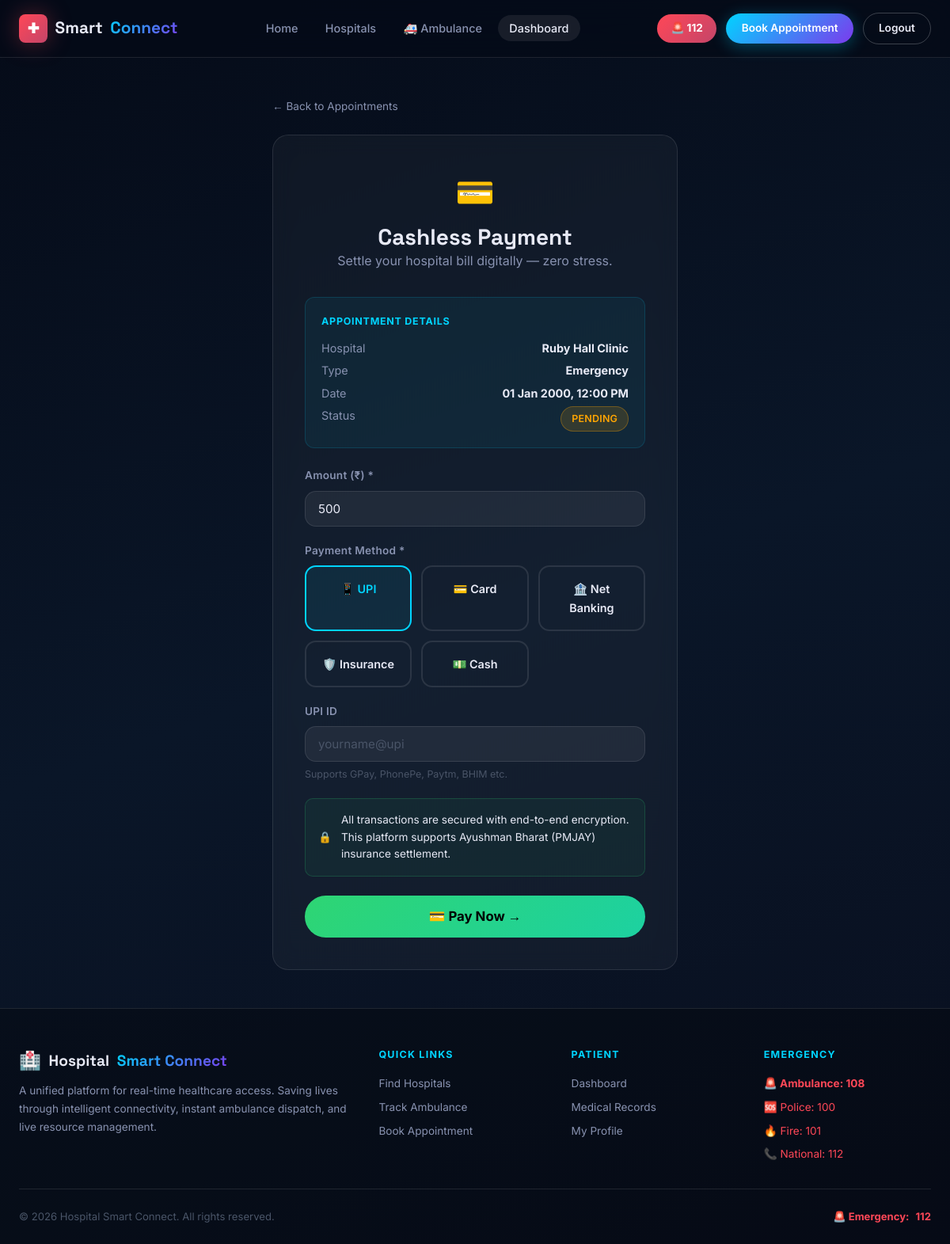
Screenshot of /appointments/1/pay/ (signed in) with the database file from the repository.
### core/models.py (models this page shows, shortened)
class Appointment(models.Model):
    STATUS_CHOICES = [
        ('pending', 'Pending'),
        ('confirmed', 'Confirmed'),
        ('in_progress', 'In Progress'),
        ('completed', 'Completed'),
        ('cancelled', 'Cancelled'),
    ]
    TYPE_CHOICES = [
        ('emergency', 'Emergency'),
        ('consultation', 'Consultation'),
        ('follow_up', 'Follow-Up'),
        ('diagnostic', 'Diagnostic'),
    ]
    patient = models.ForeignKey(User, on_delete=models.CASCADE, related_name='appointments')
    hospital = models.ForeignKey(Hospital, on_delete=models.CASCADE, related_name='appointments')
    appointment_type = models.CharField(max_length=20, choices=TYPE_CHOICES, default='consultation')
    status = models.CharField(max_length=20, choices=STATUS_CHOICES, default='pending')
    scheduled_at = models.DateTimeField()
    reason = models.TextField()
    notes = models.TextField(blank=True)
    ambulance_required = models.BooleanField(default=False)
    relative_contact = models.CharField(max_length=20, blank=True)
    created_at = models.DateTimeField(auto_now_add=True)
    updated_at = models.DateTimeField(auto_now=True)
    class Meta:
        ordering = ['-created_at']

class Hospital(models.Model):
    name = models.CharField(max_length=200)
    address = models.TextField()
    city = models.CharField(max_length=100)
    phone = models.CharField(max_length=20)
    email = models.EmailField(blank=True)
    latitude = models.DecimalField(max_digits=9, decimal_places=6, default=0)
    longitude = models.DecimalField(max_digits=9, decimal_places=6, default=0)
    emergency_contact = models.CharField(max_length=20, blank=True)
    is_active = models.BooleanField(default=True)
    image = models.ImageField(upload_to='hospitals/', blank=True, null=True)
    created_at = models.DateTimeField(auto_now_add=True)

### core/views.py (the view, shortened to what this page needs)
# urls.py: path('appointments/<int:appt_id>/pay/', views.payment_view, name='payment'),
@login_required
def payment_view(request, appt_id):
    appt = get_object_or_404(Appointment, pk=appt_id, patient=request.user)
    return render(request, 'core/payment.html', {'appointment': appt, 'page': 'dashboard'})

### templates/core/payment.html (shortened to what this page needs)
{% extends 'base.html' %}
{% block content %}
<section class="section-sm">
  <div class="container" style="max-width:560px">
    <div style="margin-bottom:1.5rem"><a href="{% url 'my_appointments' %}" style="color:#8892b0;font-size:.85rem">← Back to Appointments</a></div>
    <div class="card" style="padding:2.5rem">
      <div style="text-align:center;margin-bottom:2rem">
        <div style="font-size:2.5rem;margin-bottom:.5rem">💳</div>
        <h1 style="font-size:1.75rem">Cashless Payment</h1>
        <p>Settle your hospital bill digitally — zero stress.</p>
      </div>
      <div style="background:rgba(0,212,255,0.06);border:1px solid rgba(0,212,255,0.15);border-radius:12px;padding:1.25rem;margin-bottom:1.5rem">
        <div style="font-size:.78rem;text-transform:uppercase;letter-spacing:.06em;color:var(--clr-primary);margin-bottom:.75rem;font-weight:700">Appointment Details</div>
        <div style="display:flex;justify-content:space-between;font-size:.9rem;margin-bottom:.35rem"><span style="color:#8892b0">Hospital</span><strong>{{ appointment.hospital.name }}</strong></div>
        <div style="display:flex;justify-content:space-between;font-size:.9rem;margin-bottom:.35rem"><span style="color:#8892b0">Type</span><strong>{{ appointment.get_appointment_type_display }}</strong></div>
        <div style="display:flex;justify-content:space-between;font-size:.9rem;margin-bottom:.35rem"><span style="color:#8892b0">Date</span><strong>{{ appointment.scheduled_at|date:"d M Y, h:i A" }}</strong></div>
        <div style="display:flex;justify-content:space-between;font-size:.9rem"><span style="color:#8892b0">Status</span><span class="badge badge-orange">{{ appointment.get_status_display }}</span></div>
      </div>
      <form method="post" id="payment-form">
        <div class="form-group">
          <label class="form-label">Amount (₹) *</label>
          <input type="number" name="amount" id="payment-amount" step="0.01" min="1" value="500" class="form-control" required>
        </div>
        <div class="form-group">
          <label class="form-label">Payment Method *</label>
          <div class="payment-methods" id="payment-methods">
            <div class="payment-method selected" onclick="selectMethod(this,'upi')" id="method-upi">📱 UPI</div>
            <div class="payment-method" onclick="selectMethod(this,'card')" id="method-card">💳 Card</div>
            <div class="payment-method" onclick="selectMethod(this,'net_banking')" id="method-net">🏦 Net Banking</div>
            <div class="payment-method" onclick="selectMethod(this,'insurance')" id="method-ins">🛡️ Insurance</div>
            <div class="payment-method" onclick="selectMethod(this,'cash')" id="method-cash">💵 Cash</div>
          </div>
        </div>
        <div id="upi-section" style="margin-bottom:1.25rem">
          <label class="form-label">UPI ID</label>
          <input type="text" placeholder="yourname@upi" class="form-control" id="upi-id-input">
          <div class="form-hint">Supports GPay, PhonePe, Paytm, BHIM etc.</div>
        </div>
        <div style="background:rgba(46,213,115,0.06);border:1px solid rgba(46,213,115,0.2);border-radius:10px;padding:1rem;margin-bottom:1.5rem;font-size:.85rem;display:flex;gap:.75rem;align-items:center">
          <span>🔒</span>
          <div>All transactions are secured with end-to-end encryption. This platform supports Ayushman Bharat (PMJAY) insurance settlement.</div>
        </div>
        <button type="submit" class="btn btn-success btn-lg btn-block" id="pay-now-btn">💳 Pay Now →</button>
      </form>
    </div>
  </div>
</section>
{% endblock %}

### static/css/style.css (style rules this page uses)
:root { --clr-bg: #050b18; --clr-bg-2: #090f1f; --clr-surface: rgba(255,255,255,0.04); --clr-surface-2: rgba(255,255,255,0.08); --clr-border: rgba(255,255,255,0.10); --clr-border-hover: rgba(255,255,255,0.22); --clr-primary: #00d4ff; --clr-primary-dark: #0099cc; --clr-secondary: #7c3aed; --clr-accent-red: #ff4757; --clr-accent-green: #2ed573; --clr-accent-orange: #ffa502; --clr-accent-teal: #1dd1a1; --clr-text: #e8eaf6; --clr-text-muted: #8892b0; --clr-text-dim: #4a5568; --gradient-primary: linear-gradient(135deg, #00d4ff 0%, #7c3aed 100%); --gradient-emergency: linear-gradient(135deg, #ff4757 0%, #c44569 100%); --gradient-success: linear-gradient(135deg, #2ed573 0%, #1dd1a1 100%); --gradient-bg: linear-gradient(160deg, #050b18 0%, #0a1628 50%, #090f1f 100%); --shadow-glow-primary: 0 0 30px rgba(0,212,255,0.25); --shadow-glow-red: 0 0 30px rgba(255,71,87,0.35); --shadow-card: 0 8px 32px rgba(0,0,0,0.4); --shadow-lg: 0 20px 60px rgba(0,0,0,0.5); --radius-sm: 8px; --radius-md: 14px; --radius-lg: 20px; --radius-xl: 28px; --radius-full: 9999px; --font-sans: 'Inter', sans-serif; --font-display: 'Space Grotesk', sans-serif; --transition: all 0.25s cubic-bezier(0.4, 0, 0.2, 1); }
*, *::before, *::after { box-sizing: border-box; margin: 0; padding: 0; }
html { scroll-behavior: smooth; font-size: 16px; }
body { font-family: var(--font-sans); background: var(--gradient-bg); color: var(--clr-text); min-height: 100vh; line-height: 1.6; overflow-x: hidden; }
a { color: var(--clr-primary); text-decoration: none; transition: var(--transition); }
input, select, textarea, button { font-family: inherit; }
h1, h2, h3, h4, h5, h6 { font-family: var(--font-display); line-height: 1.2; font-weight: 700; }
h1 { font-size: clamp(1.8rem, 5vw, 3.5rem); }
p { color: var(--clr-text-muted); }
.container { max-width: 1200px; margin: 0 auto; padding: 0 1.5rem; }
.section-sm { padding: 3rem 0; }
.card { background: var(--clr-surface); border: 1px solid var(--clr-border); border-radius: var(--radius-lg); padding: 1.75rem; backdrop-filter: blur(12px); -webkit-backdrop-filter: blur(12px); transition: var(--transition); }
.btn { display: inline-flex; align-items: center; gap: 0.5rem; padding: 0.75rem 1.75rem; border-radius: var(--radius-full); font-weight: 600; font-size: 0.95rem; border: none; cursor: pointer; transition: var(--transition); text-decoration: none; white-space: nowrap; }
.btn-success { background: var(--gradient-success); color: #000; font-weight: 700; }
.btn-lg { padding: 1rem 2.5rem; font-size: 1.05rem; }
.btn-block { display: flex; width: 100%; justify-content: center; }
.badge { display: inline-flex; align-items: center; gap: 0.35rem; padding: 0.3rem 0.8rem; border-radius: var(--radius-full); font-size: 0.78rem; font-weight: 600; letter-spacing: 0.02em; text-transform: uppercase; }
.badge-orange { background: rgba(255,165,2,0.15); color: var(--clr-accent-orange); border: 1px solid rgba(255,165,2,0.3); }
.form-group { margin-bottom: 1.25rem; }
.form-label { display: block; font-size: 0.85rem; font-weight: 600; color: var(--clr-text-muted); margin-bottom: 0.5rem; letter-spacing: 0.02em; }
.form-control { width: 100%; padding: 0.75rem 1rem; background: rgba(255,255,255,0.06); border: 1.5px solid var(--clr-border); border-radius: var(--radius-md); color: var(--clr-text); font-size: 0.95rem; transition: var(--transition); outline: none; }
.form-control::placeholder { color: var(--clr-text-dim); }
.form-hint { font-size: 0.78rem; color: var(--clr-text-dim); margin-top: 0.35rem; }
.payment-methods { display: grid; grid-template-columns: repeat(3, 1fr); gap: 0.75rem; }
.payment-method { border: 2px solid var(--clr-border); border-radius: var(--radius-md); padding: 1rem; text-align: center; cursor: pointer; transition: var(--transition); font-size: 0.9rem; font-weight: 600; }
.payment-method:hover, .payment-method.selected { border-color: var(--clr-primary); background: rgba(0,212,255,0.08); color: var(--clr-primary); }

### rows the page displays
Appointment: hospital.name "Ruby Hall Clinic", appointment_type "Emergency", scheduled_at "01 Jan 2000, 12:00 PM", status "PENDING"
